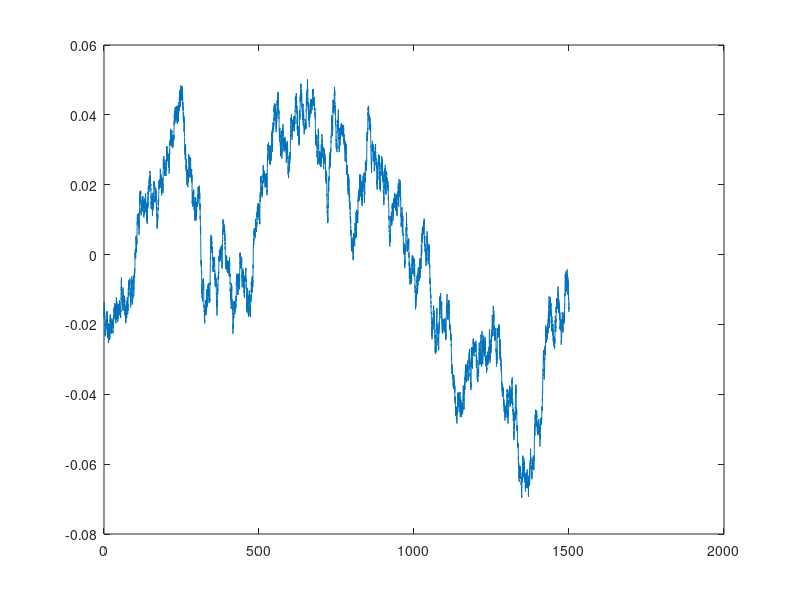

The MATLAB source for this figure: (Note: this script raises an error after producing the figure.)
clear all
close all
clc
k = 3; % Values For ISO Road A-B Roughness Classification, from 3 to 9
N  = 15000; %  Number of data points
L  = 1500;  % Length Of Road Profile (m)
B  = L/N ; % Sampling Interval (m)
dn = 1/L;  % Frequency Band
n0 = 0.1;        % Spatial Frequency (cycles/m)
n  = dn : dn : N*dn; % Spatial Frequency Band
phi =  2*pi*rand(size(n)); % Random Phase Angle
Amp1 = sqrt(dn)*(2^k)*(1e-3)*(n0./n); % Amplitude for Road  Class A-B
x = 0:B:L-B; % Abscissa Variable from 0 to L
hx = zeros(size(x));
for i=1:length(x)
    hx(i) = sum(Amp1.*cos(2*pi*n*x(i)+ phi));
end

Differences = diff(hx);
    
TotalVerticalMove = sum(abs(Differences));
Roadpoints = linspace(0, 1500, 15000);

figure
plot(Roadpoints, hx)

% Filtering only the frequencies of intereset
hxfiltered = bandpass(hx, [0.5, 15], 10);
hxfiltered = hxfiltered(6:end-5);

figure
plot(Roadpoints(6:end-5), hxfiltered)

figure
[q , C] = psd_1D(hxfiltered, B, 'x');  % B is Sampling Interval (m); for the case that I have explained above it will be 250/45000 = 5.55e-3
lambda = (2*pi) ./ q; % wavelengths
f = q / (2*pi); % spatial frequency
PSD = 2 * pi * C; % power spectrum
loglog(f,PSD)